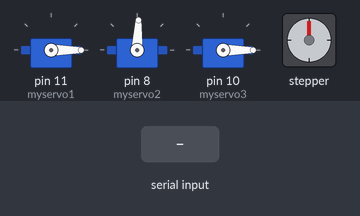
Bench run of a sketch on a simulated Arduino Uno, built with avr-gcc and run on an emulated ATmega328P. Parts: 3 × servo, stepper motor. The inputs (shaded band) are chosen by the test bench. Stepper angles assume 200 steps per turn.

Above: at 1.2 s.
1.3 s: "Ab,150\n" received over Serial
At 3.3 s:
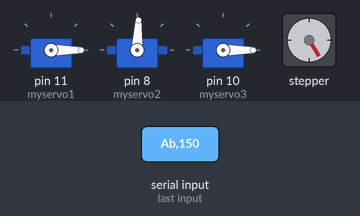
4.3 s: "Abr,150\n" received over Serial
At 5.5 s:
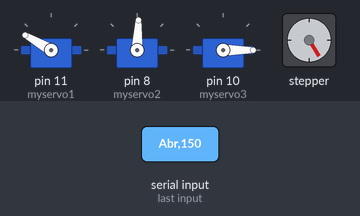
5.8 s: "Ab,1\n" received over Serial
At 7.3 s:
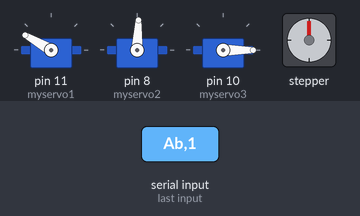
8.8 s: "Aab,150\n" received over Serial
At 10.0 s:
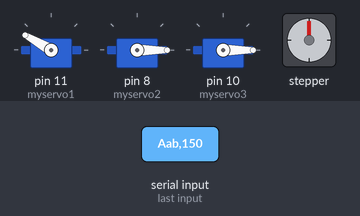
10.3 s: "Abr,1\n" received over Serial
At 11.3 s:
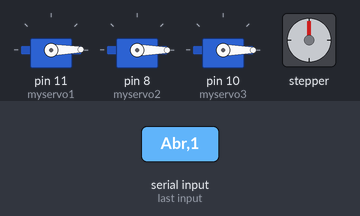
11.8 s: "Ab,150\n" received over Serial
At 14.4 s:
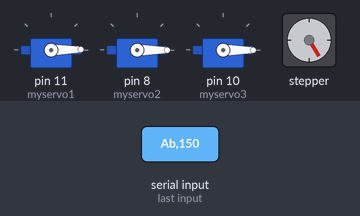
Timing chart, 0 to 15.8 s (numbered marks = the images above; inputs shaded):
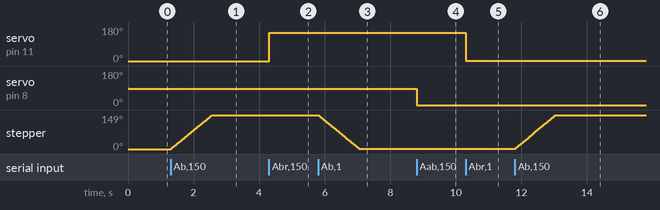

Measured:
- after the input at 1.3 s, stepper: turns 149° clockwise in 1.2 s, starting at once
- after the input at 4.3 s, servo on pin 11 (myservo1): 0° → 150° at once
- after the input at 5.8 s, stepper: turns 148° counter-clockwise in 1.2 s, starting at once
- after the input at 8.8 s, servo on pin 8 (myservo2): 87° → 0° at once
- after the input at 10.3 s, servo on pin 11 (myservo1): 150° → 1° at once
- after the input at 11.8 s, stepper: turns 148° clockwise in 1.2 s, starting at once

The sketch:

Antro.ino
```cpp
#include <Servo.h>
#include <Stepper.h>

Stepper myStepper(200, 3, 4, 5, 6);

Servo myservo1;  //creamos un objeto servo
Servo myservo2;  //creamos un objeto servo
Servo myservo3;  //creamos un objeto servo

bool finCadena = false;
String Aux = "";
String cadenaCharEntrada = "";
String cadenaNumeroGrado = "";

char *Cadenas ;

int angulo;
int aux;
int Total,Part1;
int Grado;
int Pos_futura=0;
int Pos_actual=0;
int Pasos=0;

void setup(){
  myservo1.attach(11);    // Pin 11 al servo1 (Codo 1)
  myservo2.attach(8);     // Pin 9 al servo2 (Codo 2)
  myservo3.attach(10);    // Pin 10 al servo3 (Pinza)
  myStepper.setSpeed(20); // Velocidad Paso a Paso (Base)
  Servo1(0);
  delay(20);
  Servo2(3);
  delay(20);
  Servo3(-5);
  delay(20);
  myStepper.step(0);
  Serial.begin(9600); // iniciamos el puerto serial
}


void loop() {
  if (finCadena) {
    Total = strlen(cadenaCharEntrada.c_str());
    Aux = cadenaCharEntrada;
    Cadenas = strtok(Aux.c_str(), ",");
    Part1 = strlen(Cadenas);
    for (int i = Part1+1; i < Total ; i++){
      cadenaNumeroGrado += Aux[i];
    }
    Grado = atoi(cadenaNumeroGrado.c_str());
    Select(Cadenas,Grado);
    cadenaCharEntrada = "";
    cadenaNumeroGrado = "";
    finCadena = false;
  }
}

void serialEvent(){                         //Recepción de datos Seriales
  while (Serial.available()) {              //Si existen datos seriales, leer a todos
    char CaracterEntrada = Serial.read();   //Leer 1 byte serial recibido
    cadenaCharEntrada += CaracterEntrada;   //Agregar el nuevo char a una cadena String
    if (CaracterEntrada == '\n') {          //Si el char o byte recibido es un fin de linea, activa la bandera
      finCadena = true;                     //Si la bandera finCadena = 1, entonces la transmision esta completa
    }
  }
}

//----------------FUNCIONES DE CADA SERVO

void Servo1(int angulo){
  myservo1.write(angulo);
}
void Servo2(int angulo){
  angulo = map(angulo, 90, -90, 0, 180);
  myservo2.write(angulo);
}
void Servo3(int pinza){
  if (pinza == 0){angulo = 90;}
  else if (pinza == 1){angulo = 0;}
  myservo3.write(angulo);
}
void Base(int angulo){
  if ((angulo == 0) && (Pasos != 0)){
      Pasos = -Pos_actual*5/9;
      Pos_futura=0;
      Pos_actual=0;
    }
  else {
      Pos_futura = angulo ;
      Pasos = (Pos_futura - Pos_actual)*5/9;
      Pos_actual = angulo;
    }
  myStepper.step(Pasos);
}
//----------Seleccion
void Select(String Aux , int Grado){

  if (Aux=="Ab"){aux=4;}//Serial.println(aux);} // Ab = base 1
  else if (Aux=="Abr"){aux=1;}//Serial.println(aux);} // Abr = brazo 2
  else if (Aux=="Aab"){aux=2;}//Serial.println(aux);} // Aab = antebrazo 3
  else if (Aux=="A"){aux=3;}//Serial.println(aux);}

  switch (aux) {
    //----------------------SERVO 1 CODO 1 360 - on vel
    case 1:
      aux = 0;
      Servo1(Grado);
      break;
    //----------------------SERVO 2 CODO 2
      case 2:
        aux = 0;
        Servo2(Grado);
      break;
    //----------------------SERVO 3 PINZA
      case 3:
        aux = 0;
        Servo3(Grado);
      break;
    //----------------------Paso a paso - base
      case 4:
        aux = 0;
        Base(Grado);
      break;
      default:
      break;
  }
}
```
